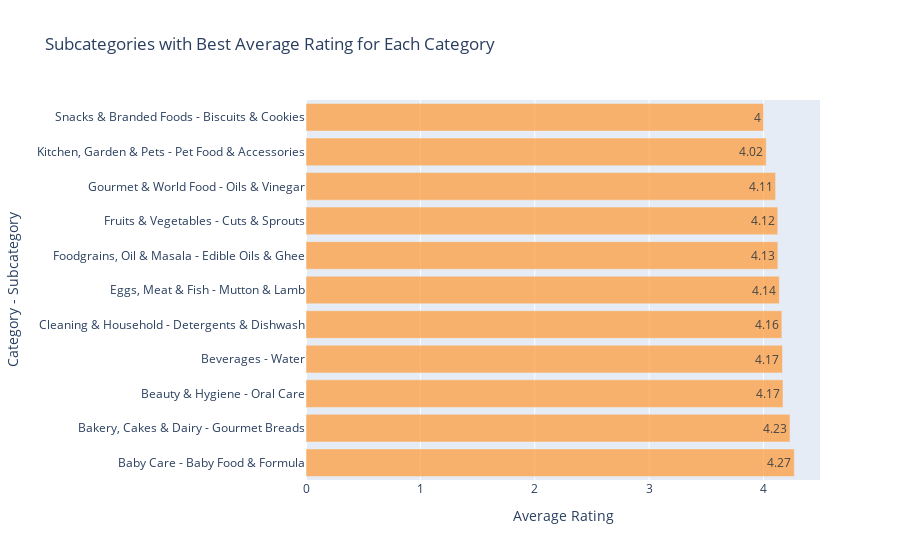
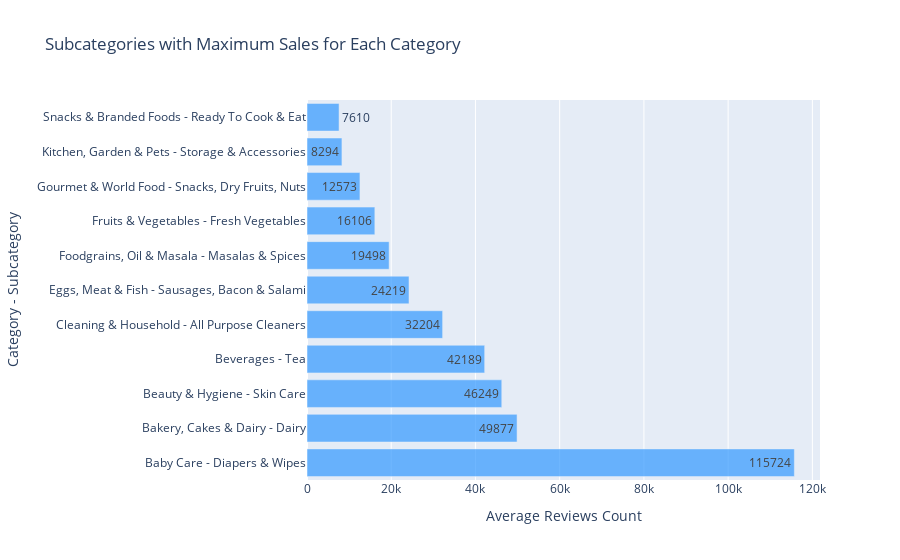

The notebook cell saved with these charts, in order:
### Code cell
import plotly.graph_objs as go

# Create figure for best product rating
fig1 = go.Figure(go.Bar(
    y=best_subcategories_rating['category'] + ' - ' + best_subcategories_rating['product_subcategory'],
    x=best_subcategories_rating.sort_values(by='product_rating', ascending=False)['product_rating'],
    name='Average Product Rating',
    orientation='h',
    marker=dict(color='rgba(255, 153, 51, 0.7)'),
    text=best_subcategories_rating.sort_values(by='product_rating', ascending=False)['product_rating'].round(2),
    textposition='auto'
))

fig1.update_layout(
    title='Subcategories with Best Average Rating for Each Category',
    yaxis=dict(title='Category - Subcategory'),
    xaxis=dict(title='Average Rating'),
    bargap=0.2,
    margin=dict(l=150)
)

# Create figure for best customer reviews count
fig2 = go.Figure(go.Bar(
    y=best_subcategories_reviews['category'] + ' - ' + best_subcategories_reviews['product_subcategory'],
    x=best_subcategories_reviews.sort_values(by='customer_reviews_count', ascending=False)['customer_reviews_count'],
    name='Average Customer Reviews Count',
    orientation='h',
    marker=dict(color='rgba(51, 153, 255, 0.7)'),
    text=best_subcategories_reviews.sort_values(by='customer_reviews_count', ascending=False)['customer_reviews_count'],
    textposition='auto'
))

fig2.update_layout(
    title='Subcategories with Maximum Sales for Each Category',
    yaxis=dict(title='Category - Subcategory'),
    xaxis=dict(title='Average Reviews Count'),
    bargap=0.2,
    margin=dict(l=150)
)

# Show the plots one below another
fig1.show()
fig2.show()

### Figure 1 — Plotly figure (JSON) as saved in the notebook; plotly's stock layout.template omitted (floating-point values rounded to 4 significant figures)
{"data": [{"marker": {"color": "rgba(255, 153, 51, 0.7)"}, "name": "Average Product Rating", "orientation": "h", "text": [4.27, 4.23, 4.17, 4.17, 4.16, 4.14, 4.13, 4.12, 4.11, 4.02, 4], "textposition": "auto", "type": "bar", "x": [4.269, 4.232, 4.171, 4.166, 4.161, 4.138, 4.126, 4.125, 4.106, 4.024, 4.001], "y": ["Baby Care - Baby Food & Formula", "Bakery, Cakes & Dairy - Gourmet Breads", "Beauty & Hygiene - Oral Care", "Beverages - Water", "Cleaning & Household - Detergents & Dishwash", "Eggs, Meat & Fish - Mutton & Lamb", "Foodgrains, Oil & Masala - Edible Oils & Ghee", "Fruits & Vegetables - Cuts & Sprouts", "Gourmet & World Food - Oils & Vinegar", "Kitchen, Garden & Pets - Pet Food & Accessories", "Snacks & Branded Foods - Biscuits & Cookies"]}], "layout": {"bargap": 0.2, "margin": {"l": 150}, "title": {"text": "Subcategories with Best Average Rating for Each Category"}, "xaxis": {"title": {"text": "Average Rating"}}, "yaxis": {"title": {"text": "Category - Subcategory"}}}}

### Figure 2 — Plotly figure (JSON) as saved in the notebook; plotly's stock layout.template omitted (floating-point values rounded to 4 significant figures)
{"data": [{"marker": {"color": "rgba(51, 153, 255, 0.7)"}, "name": "Average Customer Reviews Count", "orientation": "h", "text": [115724, 49877, 46249, 42189, 32204, 24219, 19498, 16106, 12573, 8294, 7610], "textposition": "auto", "type": "bar", "x": [115724, 49877, 46249, 42189, 32204, 24219, 19498, 16106, 12573, 8294, 7610], "y": ["Baby Care - Diapers & Wipes", "Bakery, Cakes & Dairy - Dairy", "Beauty & Hygiene - Skin Care", "Beverages - Tea", "Cleaning & Household - All Purpose Cleaners", "Eggs, Meat & Fish - Sausages, Bacon & Salami", "Foodgrains, Oil & Masala - Masalas & Spices", "Fruits & Vegetables - Fresh Vegetables", "Gourmet & World Food - Snacks, Dry Fruits, Nuts", "Kitchen, Garden & Pets - Storage & Accessories", "Snacks & Branded Foods - Ready To Cook & Eat"]}], "layout": {"bargap": 0.2, "margin": {"l": 150}, "title": {"text": "Subcategories with Maximum Sales for Each Category"}, "xaxis": {"title": {"text": "Average Reviews Count"}}, "yaxis": {"title": {"text": "Category - Subcategory"}}}}
